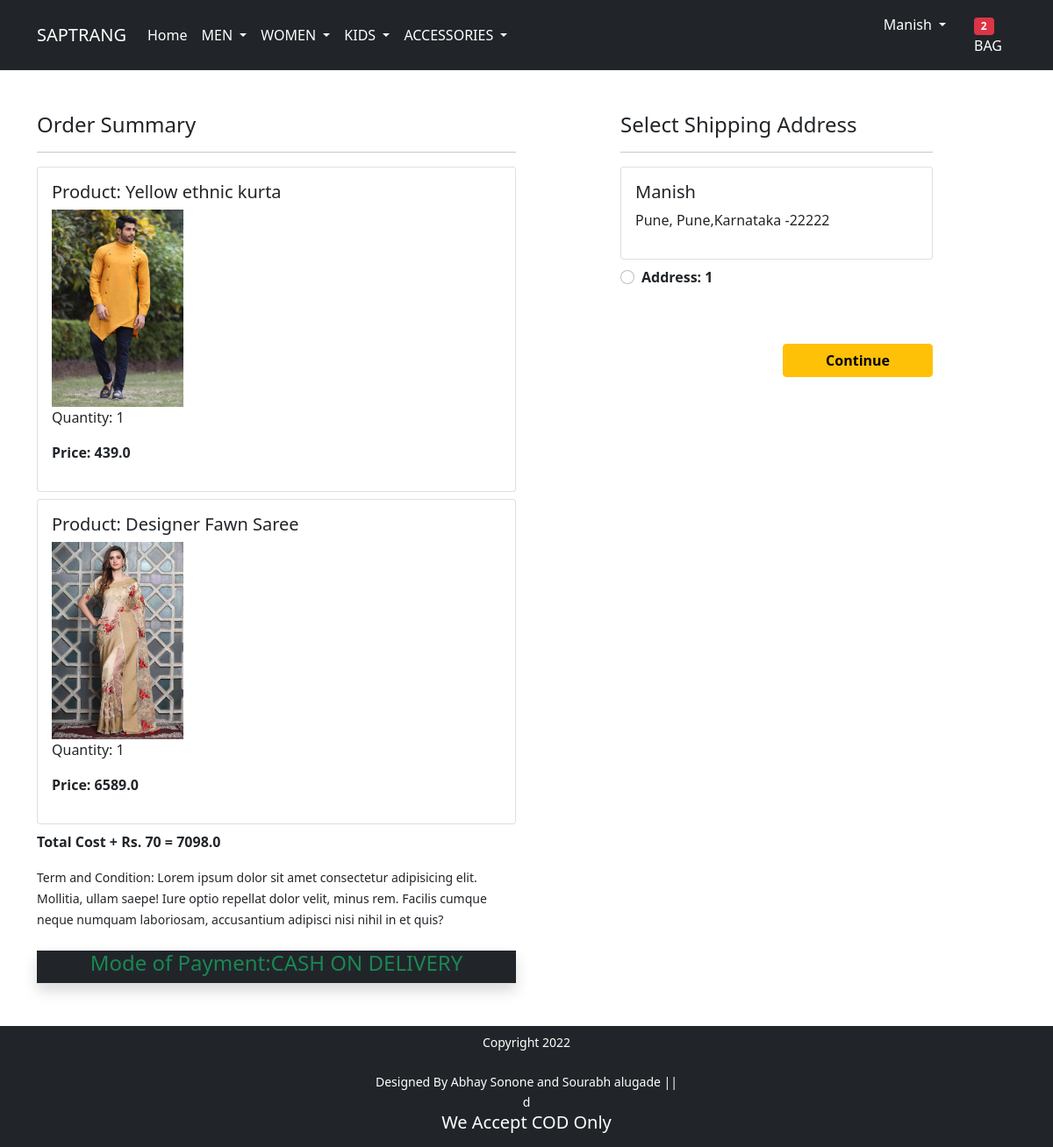
/checkout/ (signed in), run on the app's committed database.
### app/models.py (models this page shows, shortened)
class Cart(models.Model):
    user= models.ForeignKey(User, on_delete=models.CASCADE)
    product= models.ForeignKey(Product, on_delete=models.CASCADE)
    quantity = models.PositiveIntegerField(default=1)
    @property
    def total_cost(self):
        return self.quantity* self.product.discounted_price

class Product(models.Model):
    title =models.CharField(max_length=100)
    selling_price =models.FloatField()
    discounted_price = models.FloatField()
    description = models.TextField()
    brand = models.CharField(max_length=100)
    category= models.CharField(choices=CATEGORY_CHOICES,max_length=5)
    product_image = models.ImageField(upload_to ="productimg")

class Customer(models.Model):
    user = models.ForeignKey(User, on_delete=models.CASCADE)
    name =models.CharField(max_length=200)
    locality= models.CharField(max_length=200)
    city = models.CharField(max_length=50)
    zipcode =models.IntegerField()
    state = models.CharField( choices = STATE_CHOICES,max_length=50)

### app/views.py (the view)
# urls.py: path('checkout/', views.checkout, name='checkout'),
@login_required
def checkout(request):
 totalitem=0
 user=request.user
 add=Customer.objects.filter(user=user)
 cart_items= Cart.objects.filter(user=user)
 amount=0.0
 shipping_amount=70.0
 totalamount=0.0
 cart_product = [p for p in Cart.objects.all() if p.user == request.user]
 if cart_product:
  for p in cart_product:
    tempamount = (p.quantity * p.product.discounted_price)
    amount += tempamount
 totalamount=amount+shipping_amount
 if request.user.is_authenticated:
         totalitem= len(Cart.objects.filter(user=request.user))
 return render(request, 'app/checkout.html',{'add':add,'totalamount':totalamount,'cart_items':cart_items,'totalitem':totalitem})

### app/templates/app/checkout.html (shortened to what this page needs)
{% extends 'app/base.html' %}
{% load static %}
{% block main-content %}
<div class="container">
 <div class="row mt-5">
  <div class="col-sm-6">
    <h4>Order Summary</h4>
    <hr>
    {%for item in cart_items %}
      <div class="card mb-2">
        <div class="card-body">
          <h5>Product: {{item.product.description}}</h5>
          <img src="{{item.product.product_image.url}}" alt="" srcset="" class="img-fluid" height="150" width="150">
          <p>Quantity: {{item.quantity}}</p>
          <p class="fw-bold">Price: {{item.total_cost}}</p>
        </div>
      </div>
      {%endfor%}
      <p class="fw-bold">Total Cost + Rs. 70 = {{totalamount}}</p>
    <small>Term and Condition: Lorem ipsum dolor sit amet consectetur adipisicing elit. Mollitia, ullam saepe! Iure optio repellat dolor velit, minus rem. Facilis cumque neque numquam laboriosam, accusantium adipisci nisi nihil in et quis?</small>
    <br><br>
    <div class="bg-dark border-bottom shadow text-center"><h4 class="text-success">Mode of Payment:CASH ON DELIVERY</h4></div>
  </div>
  <div class="col-sm-4 offset-sm-1">
    <h4>Select Shipping Address</h4>
    <hr>
    <form action="/paymentdone">
      {%for ad in add%}
      <div class="card">
        <div class="card-body">
        <h5>{{ad.name}}</h5>
        <p>{{ad.locality}}, {{ad.city}},{{ad.state}}-{{ad.zipcode}}</p>
        </div>
      </div>
        <div class="form-check mt-2 mb-5">
          <input class="form-check-input" type="radio" name="custid" id="custadd{{forloop.counter}}" value="{{ad.id}}">
          <label class="form-check-label fw-bold" for="">
            Address: {{forloop.counter}} </label>
        </div>
        {%endfor%}
        <div class="text-end">
          <button type="submit" class="btn btn-warning mt-3 px-5 fw-bold">Continue</button>
        </div>
      </form>
    </div>
  </div>
</div>
{% endblock main-content %}

### app/templates/app/base.html (shortened to what this page needs)
<!doctype html>
{% load static %}
<html lang="en">
  <head>
    <link href="https://cdn.jsdelivr.net/npm/bootstrap@5.0.0-beta1/dist/css/bootstrap.min.css" rel="stylesheet">
    <link rel="stylesheet" href="{% static 'app/css/owl.carousel.min.css' %}">
    <link rel="stylesheet" href="{% static 'app/css/all.min.css' %}">
    <link rel="stylesheet" href="{% static 'app/css/style.css' %}">
  </head>
  <body>
    <nav class="navbar navbar-expand-lg navbar-dark bg-dark">
     <div class="container">
       <a class="navbar-brand" href="/">SAPTRANG</a>
       <div class="collapse navbar-collapse" id="navbarSupportedContent">
         <ul class="navbar-nav me-auto mb-2 mb-lg-0">
           <li class="nav-item">
             <a class="nav-link active" aria-current="page" href="/">Home</a>
           </li>
           <li class="nav-item dropdown">
             <a class="nav-link dropdown-toggle text-white" href="#" id="fashionDropdown" role="button" data-bs-toggle="dropdown" aria-expanded="false">
               MEN
             </a>
           </li>
           <li class="nav-item dropdown">
            <a class="nav-link dropdown-toggle text-white" href="#" id="fashionDropdown" role="button" data-bs-toggle="dropdown" aria-expanded="false">
              WOMEN
            </a>
          </li>
          <li class="nav-item dropdown">
            <a class="nav-link dropdown-toggle text-white" href="#" id="fashionDropdown" role="button" data-bs-toggle="dropdown" aria-expanded="false">
              KIDS
            </a>
          </li>
          <li class="nav-item dropdown">
            <a class="nav-link dropdown-toggle text-white" href="#" id="fashionDropdown" role="button" data-bs-toggle="dropdown" aria-expanded="false">
              ACCESSORIES
            </a>
            </li></ul>
       </div>
         <div>
          <ul class="navbar-nav me-auto mb-2 mb-lg-0">
            {%if request.user.is_authenticated %}
           <li class="nav-item dropdown mx-2">
              <a class="nav-link dropdown-toggle text-white" href="#" id="profileDropdown" role="button" data-bs-toggle="dropdown" aria-expanded="false">
                {{request.user.username|capfirst}}
              </a>
            </li>
            <li class="nav-item mx-2">
             <a href="{% url 'cart' %}" class="nav-link text-white"><span class="badge bg-danger">{{totalitem}}</span> BAG </a>
            </li>
            {% endif %}
          </ul>
         </div>
       </div>
    </nav>
    {% block main-content %} {% endblock main-content %}
    <footer class="container-fluid bg-dark text-center p-2 mt-5">
        <small class="text-white"><div>Copyright 2022 </div><div>Designed By Abhay Sonone and Sourabh alugade ||</div>d <h5>We Accept COD Only</h5></small>
    </footer>
  </body>
</html>

### data on the page
Cart: product.description "Yellow ethnic kurta", product.product_image (picture), quantity "1", total_cost "439.0"
Cart: product.description "Designer Fawn Saree", product.product_image (picture), quantity "1", total_cost "6589.0"
Customer: name "Manish", locality "Pune", city "Pune", state "Karnataka", zipcode "22222"

### other printed values
{{ request.user.username|capfirst }} "Manish"
{{ totalitem }} "2"
{{ totalamount }} "7098.0"
